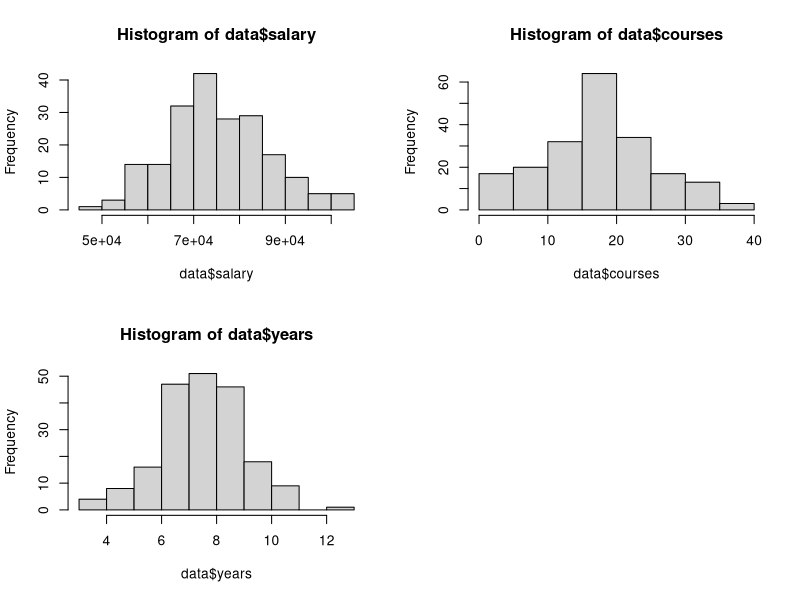
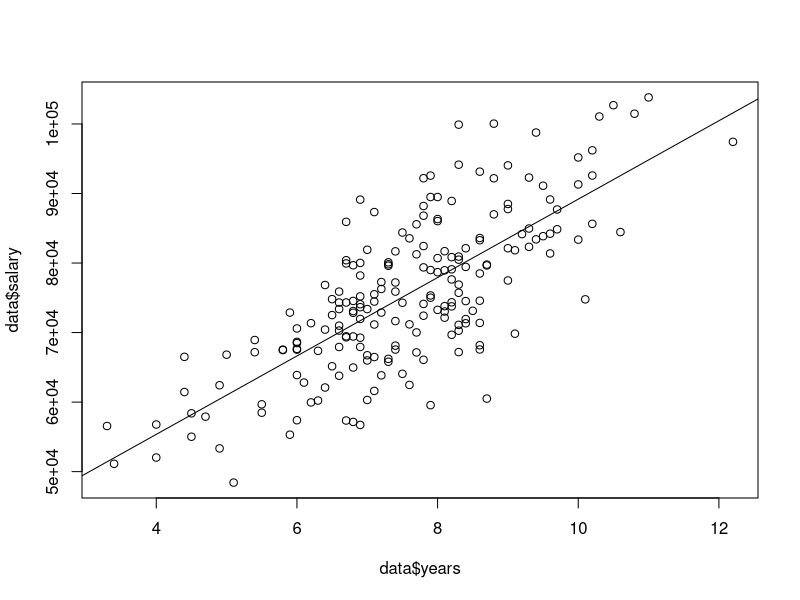
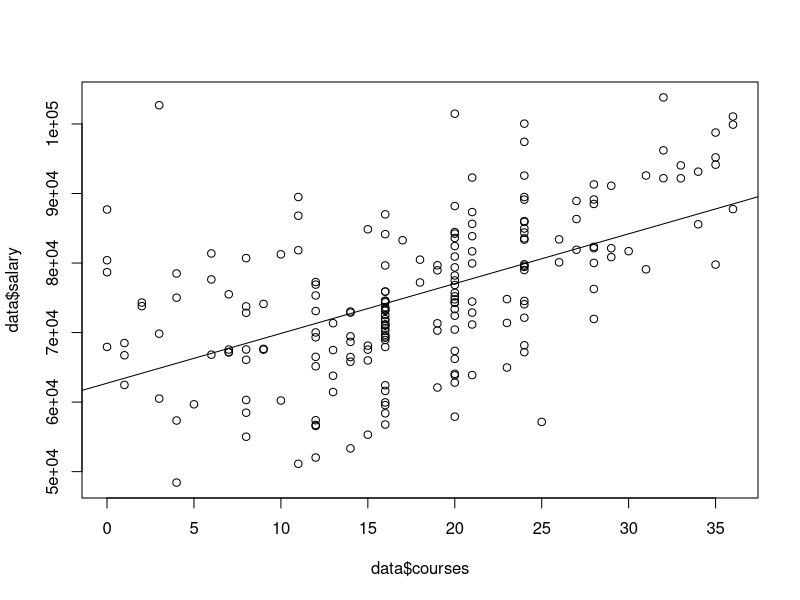
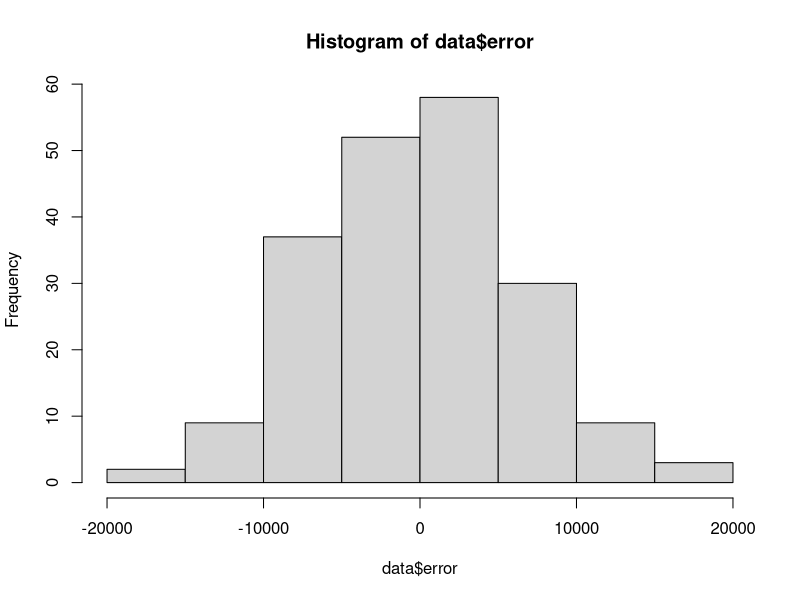
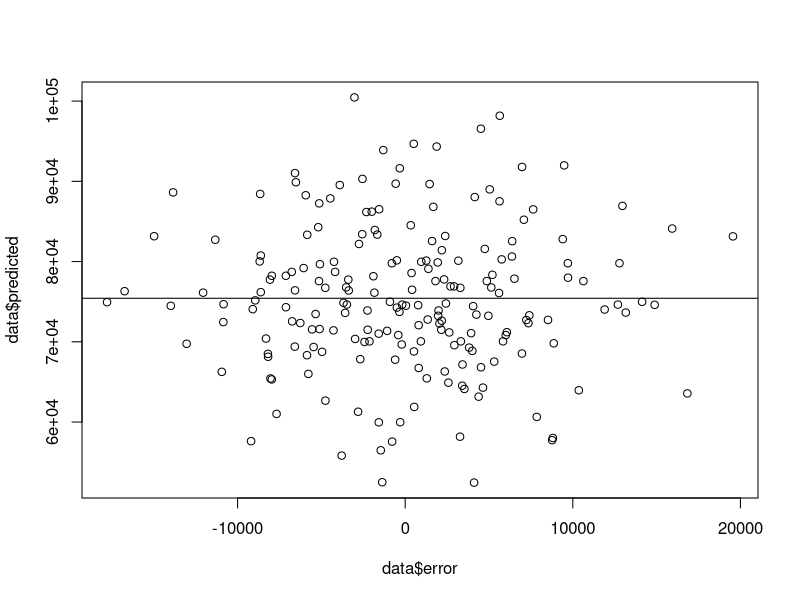

Recreate these plots in R, in order.
getwd()
setwd("D:/Develop/r-thing")

install.packages("psych")
library(psych)

search()

data <- read.table("Stats1.13.HW.04.txt", header=T)
describe(data)

cor(data[2:4])
round(cor(data[2:4]), 2)

head(data)

cor.test(data$salary, data$years)
cor.test(data$salary, data$courses)
cor.test(data$courses, data$years)

layout(matrix(c(1:4), 2, 2, byrow=TRUE))
hist(data$salary)
hist(data$courses)
hist(data$years)
layout(matrix(c(1:1), 1, 1, byrow=TRUE))

model1 <- lm(data$salary ~ data$years)
summary(model1)
plot(data$salary ~ data$years)
abline(model1)

model2 <- lm(data$salary ~ data$courses)
summary(model2)
plot(data$salary ~ data$courses)
abline(model2)

model3 <- lm(data$salary ~ data$years + data$courses)
summary(model3)

data$predicted = fitted(model3)
mean(data$predicted)

data$error = resid(model3)
round(mean(data$error), 2)

hist(data$error)

plot(data$predicted ~ data$error)
abline(lm(data$predicted ~ data$error))

model1.z <- lm(scale(data$salary) ~ scale(data$years))
summary(model1.z)

